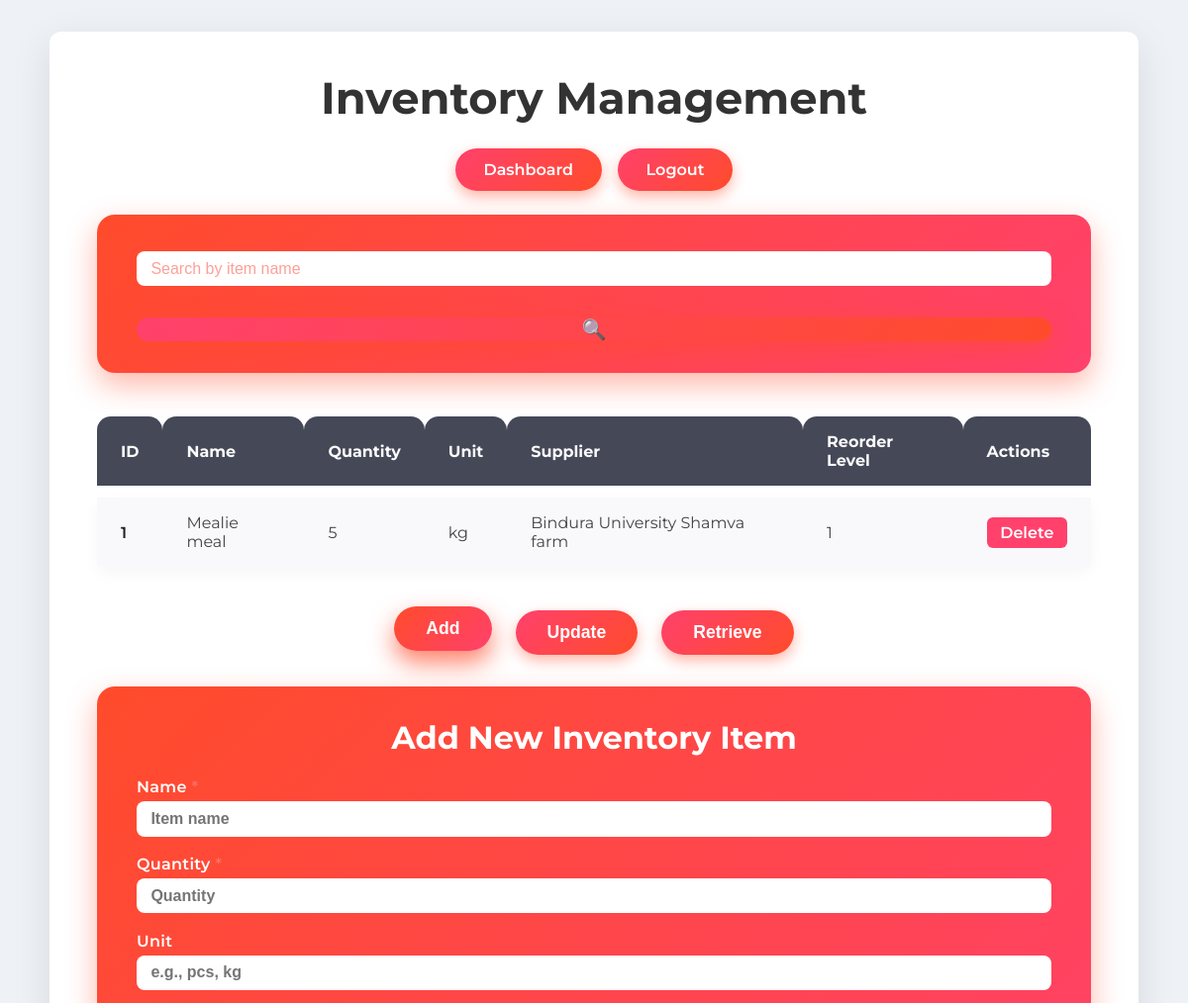
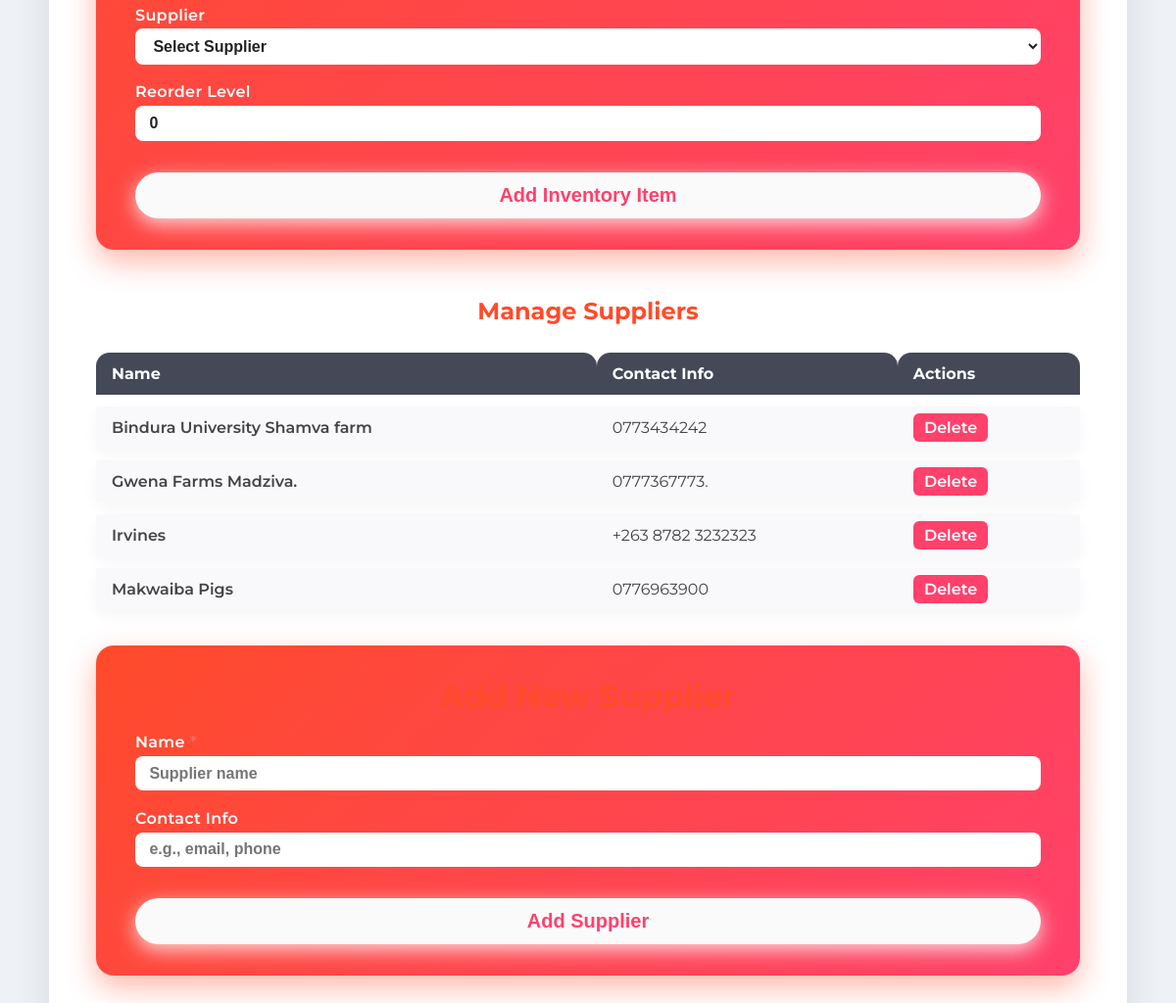
Page /admin/inventory_management.php (signed in) on the committed database (2 pictures, top to bottom).
### tables this page shows
CREATE TABLE IF NOT EXISTS `inventory_items` (
  `id` int NOT NULL AUTO_INCREMENT,
  `name` varchar(100) NOT NULL,
  `quantity` int NOT NULL,
  `unit` varchar(50) DEFAULT NULL,
  `supplier_id` int DEFAULT NULL,
  `reorder_level` int DEFAULT '0',
  PRIMARY KEY (`id`),
  KEY `supplier_id` (`supplier_id`)
);

CREATE TABLE IF NOT EXISTS `suppliers` (
  `id` int NOT NULL AUTO_INCREMENT,
  `name` varchar(100) NOT NULL,
  `contact_info` varchar(255) DEFAULT NULL,
  PRIMARY KEY (`id`)
);

### admin/inventory_management.php (the view, shortened to what this page needs)
<?php
require_once '../config.php';
$suppliers_stmt = $pdo->query('SELECT id, name, contact_info FROM suppliers ORDER BY name');
$suppliers = $suppliers_stmt->fetchAll(PDO::FETCH_ASSOC);
$items_stmt = $pdo->query("SELECT ii.id, ii.name, ii.quantity, ii.unit, COALESCE(s.name, 'N/A') AS supplier_name, ii.supplier_id, ii.reorder_level FROM inventory_items ii LEFT JOIN suppliers s ON ii.supplier_id = s.id ORDER BY ii.id DESC");
$items = $items_stmt->fetchAll(PDO::FETCH_ASSOC);
$search_query = $_GET['search'] ?? '';
?>
<!DOCTYPE html>
<html lang="en">
<head>
</head>
<body>
    <div class="container">
        <h1>Inventory Management</h1>
        <nav>
            <a href="dashboard.php">Dashboard</a>
            <a href="logout.php">Logout</a>
        </nav>
<form method="GET" action="" class="search-form" aria-label="Search inventory items">
  <input
    type="text"
    name="search"
    placeholder="Search by item name"
    value="<?= htmlspecialchars($search_query ?? '') ?>"
    class="search-input"
    aria-label="Search inventory items by name"
    autocomplete="off"
  />
  <button type="submit" class="search-button" aria-label="Search">
    🔍
  </button>
</form>
        <table aria-label="Inventory items table">
            <thead>
                <tr>
                    <th>ID</th>
                    <th>Name</th>
                    <th>Quantity</th>
                    <th>Unit</th>
                    <th>Supplier</th>
                    <th>Reorder Level</th>
                    <th>Actions</th>
                </tr>
            </thead>
            <tbody>
                <?php
                $displayed_items = $items;
                ?>
                <?php if (empty($displayed_items)): ?>
                    <tr><td colspan="7" style="text-align: center; color: #666; padding: 1.5rem;">No inventory items found.</td></tr>
                <?php else: ?>
                    <?php foreach ($displayed_items as $item): ?>
                    <tr>
                        <td><?= htmlspecialchars($item['id']) ?></td>
                        <td><?= htmlspecialchars($item['name']) ?></td>
                        <td><?= htmlspecialchars($item['quantity']) ?></td>
                        <td><?= htmlspecialchars($item['unit'] ?: 'N/A') ?></td>
                        <td><?= htmlspecialchars($item['supplier_name']) ?></td>
                        <td><?= htmlspecialchars($item['reorder_level']) ?></td>
                        <td class="actions">
                            <a href="?action=delete&id=<?= $item['id'] ?>" onclick="return confirm('Are you sure you want to delete this inventory item?');" aria-label="Delete inventory item <?= htmlspecialchars($item['name']) ?>">Delete</a>
                        </td>
                    </tr>
                    <?php endforeach; ?>
                <?php endif; ?>
            </tbody>
        </table>
        <div class="mode-switch" role="tablist" aria-label="Inventory management modes">
            <button type="button" id="btn-add" class="active" role="tab" aria-selected="true" aria-controls="form-add">Add</button>
            <button type="button" id="btn-update" role="tab" aria-selected="false" aria-controls="form-update">Update</button>
            <button type="button" id="btn-retrieve" role="tab" aria-selected="false" aria-controls="form-retrieve">Retrieve</button>
        </div>
        <form id="form-add" class="mode-form active" method="POST" action="" aria-label="Add new inventory item form">
            <h2>Add New Inventory Item</h2>
            <label for="add-name">Name <span aria-hidden="true" style="color:#ff6f61">*</span></label>
            <input type="text" id="add-name" name="name" required placeholder="Item name" />
            <label for="add-quantity">Quantity <span aria-hidden="true" style="color:#ff6f61">*</span></label>
            <input type="number" id="add-quantity" name="quantity" required min="0" step="any" placeholder="Quantity" />
            <label for="add-unit">Unit</label>
            <input type="text" id="add-unit" name="unit" placeholder="e.g., pcs, kg" />
            <label for="add-supplier_id">Supplier</label>
            <select id="add-supplier_id" name="supplier_id" >
                <option value="">Select Supplier</option>
            </select>
            <label for="add-reorder_level">Reorder Level</label>
            <input type="number" id="add-reorder_level" name="reorder_level" min="0" step="1" value="0" />
            <button type="submit">Add Inventory Item</button>
        </form>
        <section class="supplier-section" aria-label="Manage suppliers">
            <h2>Manage Suppliers</h2>
            <table class="supplier-list" aria-label="Suppliers list">
                <thead>
                    <tr>
                        <th>Name</th>
                        <th>Contact Info</th>
                        <th>Actions</th>
                    </tr>
                </thead>
                <tbody>
                    <?php if (empty($suppliers)): ?>
                        <tr><td colspan="3" style="text-align: center; color: #666; padding: 1rem;">No suppliers found.</td></tr>
                    <?php else: ?>
                        <?php foreach ($suppliers as $supplier): ?>
                            <tr>
                                <td><?= htmlspecialchars($supplier['name']) ?></td>
                                <td><?= htmlspecialchars($supplier['contact_info'] ?? '') ?></td>
                                <td class="supplier-actions">
                                    <a href="?supplier_action=delete&supplier_id=<?= $supplier['id'] ?>" onclick="return confirm('Are you sure you want to delete this supplier?');" aria-label="Delete supplier <?= htmlspecialchars($supplier['name']) ?>">Delete</a>
                                </td>
                            </tr>
                        <?php endforeach; ?>
                    <?php endif; ?>
                </tbody>
            </table>
            <form method="POST" action="" aria-label="Add new supplier form">
                <h2>Add New Supplier</h2>
                <label for="supplier-name">Name <span aria-hidden="true" style="color:#ff6f61">*</span></label>
                <input type="text" id="supplier-name" name="supplier_name" required placeholder="Supplier name" />
                <label for="supplier-contact">Contact Info</label>
                <input type="text" id="supplier-contact" name="supplier_contact" placeholder="e.g., email, phone" />
                <button type="submit">Add Supplier</button>
            </form>
        </section>
    </div>
</body>
</html>

### rows in the picture
inventory_items: id "1", name "Mealie meal", quantity "5", unit "kg", supplier_name "Bindura University Shamva farm", reorder_level "1"
suppliers: name "Bindura University Shamva farm", contact_info "0773434242"
suppliers: name "Gwena Farms Madziva.", contact_info "0777367773."
suppliers: name "Irvines", contact_info "+263 8782 3232323"
suppliers: name "Makwaiba Pigs", contact_info "0776963900"
